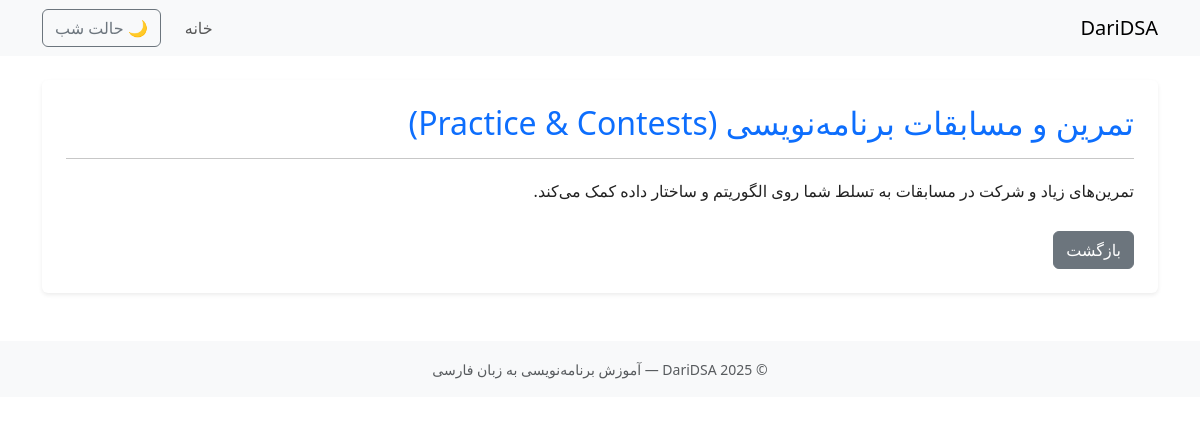
The app's page /practice-and-competitions/ with its own data.
### lessons/models.py (models this page shows, shortened)
class Lesson(models.Model):
    CATEGORY_CHOICES = [
        ('basics', 'مبانی'),
        ('data_structures', 'ساختارهای داده'),
        ('algorithms', 'الگوریتم‌ها'),
        ('interviews', 'مصاحبه‌ها'),
        ('other', 'سایر'),
    ]
    title = models.CharField("عنوان", max_length=200)
    slug = models.SlugField(unique=True, blank=True)
    content = models.TextField("توضیحات")
    code_snippet = models.TextField("کد نمونه", blank=True)
    image = models.ImageField("عکس (اختیاری)", upload_to='lessons/', blank=True, null=True)
    created_at = models.DateTimeField(default=timezone.now)
    category = models.CharField("دسته‌بندی", max_length=50, choices=CATEGORY_CHOICES, default='other')
    author = models.CharField("نویسنده", max_length=100, default='Rafi')
    class Meta:
        ordering = ['-created_at']
        verbose_name = "درس"
        verbose_name_plural = "درس‌ها"

### lessons/views.py (the view)
# urls.py: path('<slug:slug>/', views.lesson_detail, name='lesson_detail'),
def lesson_detail(request, slug):
    lesson = get_object_or_404(Lesson, slug=slug)
    return render(request, 'lessons/lesson_detail.html', {'lesson': lesson})

### templates/lessons/lesson_detail.html (shortened to what this page needs)
{% extends "base.html" %}
{% block content %}
<article class="shadow-sm p-4 bg-white rounded">
  <h2 class="text-primary">{{ lesson.title }}</h2>
  <hr />
  <div style="line-height: 2;">{{ lesson.content|safe }}</div>
  <a href="{% url 'lesson_list' %}" class="btn btn-secondary mt-4">بازگشت</a>
</article>
{% endblock %}

### static/css/styles.css (style rules this page uses)
:root { --bg-color: #ffffff; --text-color: #222222; --card-bg: #f8f9fa; --link-color: #0d6efd; --border-color: #e0e0e0; --nav-bg: #ffffff; --nav-text: #000000; --footer-bg: #f8f9fa; --btn-border: #0d6efd; }
body { background-color: var(--bg-color); color: var(--text-color); transition: all 0.3s ease-in-out; }
a { color: var(--link-color); text-decoration: none; }
h1, h2, h3, h4, h5, h6 { color: var(--text-color); }

### records on screen
Lesson: title "تمرین و مسابقات برنامه‌نویسی (Practice & Contests)", content "تمرین‌های زیاد و شرکت در مسابقات به تسلط شما روی الگوریتم و ساختار داده کمک می‌کند."
